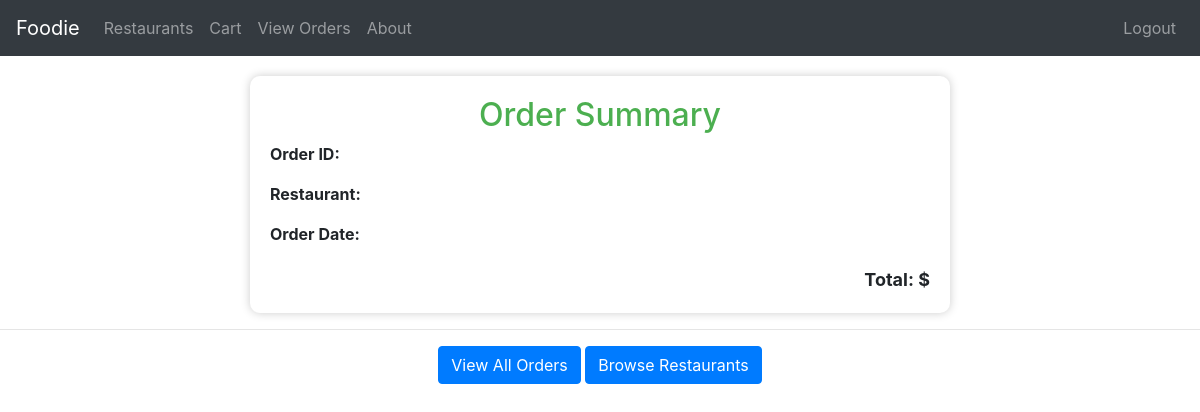
Before: /order_summary/9 (signed in) with the older database file.
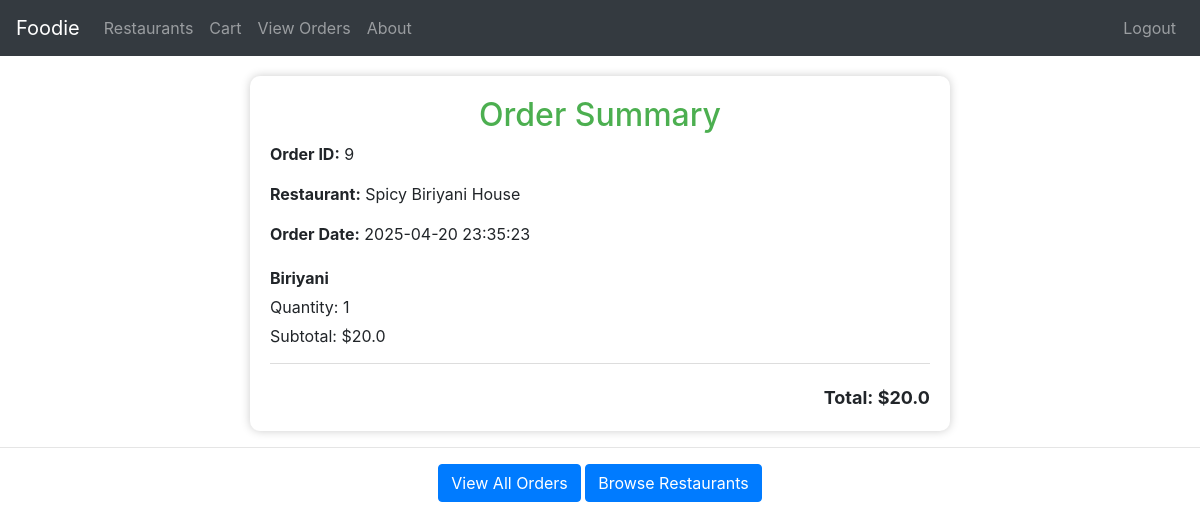
After: the same page with the newer database file.
### tables this page shows
CREATE TABLE Orders (
    OrderID INTEGER PRIMARY KEY AUTOINCREMENT,
    UserID INTEGER NOT NULL,
    RestaurantID INTEGER NOT NULL,
    OrderStatus TEXT CHECK(OrderStatus IN ('Pending', 'Preparing', 'Delivered')) NOT NULL,
    OrderDate DATETIME DEFAULT CURRENT_TIMESTAMP,
    TotalPrice REAL NOT NULL,
    FOREIGN KEY (UserID) REFERENCES Users(UserID),
    FOREIGN KEY (RestaurantID) REFERENCES Restaurants(RestaurantID)
);

CREATE TABLE Restaurants (
    RestaurantID INTEGER PRIMARY KEY AUTOINCREMENT,
    OwnerID INTEGER NOT NULL,
    Name TEXT NOT NULL,
    Address TEXT NOT NULL,
    PhoneNumber TEXT NOT NULL,
    OpeningHours TEXT NOT NULL,
    FOREIGN KEY (OwnerID) REFERENCES Users(UserID)
);

CREATE TABLE OrderDetails (
    OrderDetailID INTEGER PRIMARY KEY AUTOINCREMENT,
    OrderID INTEGER NOT NULL,
    MenuItemID INTEGER NOT NULL,
    Quantity INTEGER NOT NULL,
    SubTotal REAL NOT NULL,
    FOREIGN KEY (OrderID) REFERENCES Orders(OrderID),
    FOREIGN KEY (MenuItemID) REFERENCES MenuItems(MenuItemID)
);

CREATE TABLE MenuItems (
    MenuItemID INTEGER PRIMARY KEY AUTOINCREMENT,
    RestaurantID INTEGER NOT NULL,
    ItemName TEXT NOT NULL,
    Description TEXT,
    Price REAL NOT NULL,
    AvailabilityStatus TEXT CHECK(AvailabilityStatus IN ('Available', 'Unavailable')) NOT NULL,
    FOREIGN KEY (RestaurantID) REFERENCES Restaurants(RestaurantID)
);

### app.py (the view)
@app.route('/order_summary/<int:order_id>')
@login_required
def order_summary(order_id):
    conn = sqlite3.connect('database.db')
    conn.row_factory = sqlite3.Row
    cursor = conn.cursor()
    cursor.execute("""
        SELECT o.OrderID, o.OrderDate, o.TotalPrice, r.Name AS RestaurantName
        FROM Orders o
        JOIN Restaurants r ON o.RestaurantID = r.RestaurantID
        WHERE o.OrderID = ?
    """, (order_id,))
    order = cursor.fetchone()
    cursor.execute("""
        SELECT m.ItemName, d.Quantity, d.SubTotal
        FROM OrderDetails d
        JOIN MenuItems m ON d.MenuItemID = m.MenuItemID
        WHERE d.OrderID = ?
    """, (order_id,))
    items = cursor.fetchall()
    conn.close()
    return render_template('order_summary.html', order=order, items=items)

### app.py (called while the page is built)
def login_required(f):
    @wraps(f)
    def decorated_function(*args, **kwargs):
        if 'UserID' not in session:
            return redirect(url_for('signin'))
        return f(*args, **kwargs)
    return decorated_function

### templates/order_summary.html (shortened to what this page needs)
<!DOCTYPE html>
<html lang="en">
<head>
    <link rel="stylesheet" href="https://stackpath.bootstrapcdn.com/bootstrap/4.5.2/css/bootstrap.min.css">
</head>
<body>
    <nav class="navbar navbar-expand-lg navbar-dark bg-dark">
        <a class="navbar-brand" href="{{ url_for('about') }}">Foodie</a>
        <div class="collapse navbar-collapse" id="navbarNav">
            <ul class="navbar-nav mr-auto">
                <li class="nav-item">
                    <a class="nav-link" href="{{ url_for('restaurants') }}">Restaurants</a>
                </li>
                <li class="nav-item">
                    <a class="nav-link" href="{{ url_for('cart') }}">Cart</a>
                </li>
                <li class="nav-item">
                    <a class="nav-link" href="{{ url_for('my_orders') }}">View Orders</a>
                </li>
                <li class="nav-item">
                    <a class="nav-link" href="{{ url_for('about') }}">About</a>
                </li>
            </ul>
            <ul class="navbar-nav">
                {% if session.get('UserID') %}
                <li class="nav-item">
                    <a class="nav-link" href="{{ url_for('logout') }}">Logout</a>
                </li>
                {% else %}
                <li class="nav-item">
                    <a class="nav-link" href="{{ url_for('signin') }}">Login</a>
                </li>
                {% endif %}
            </ul>
        </div>
    </nav>
    <div class="container">
        <h2>Order Summary</h2>
        <div class="order-info">
            <p><strong>Order ID:</strong> {{ order['OrderID'] }}</p>
            <p><strong>Restaurant:</strong> {{ order['RestaurantName'] }}</p>
            <p><strong>Order Date:</strong> {{ order['OrderDate'] }}</p>
        </div>
        {% for item in items %}
        <div class="item">
            <p><strong>{{ item['ItemName'] }}</strong></p>
            <p>Quantity: {{ item['Quantity'] }}</p>
            <p>Subtotal: ${{ item['SubTotal'] }}</p>
        </div>
        {% endfor %}
        <div class="total">
            Total: ${{ order['TotalPrice'] }}
        </div>
    </div>
    <hr class="my-3">
    <div class="text-center">
        <a href="{{ url_for('my_orders') }}" class="btn btn-primary">View All Orders</a>
        <a href="{{ url_for('restaurants') }}" class="btn btn-primary">Browse Restaurants</a>
    </div>
</body>
</html>

Changed rows visible on the page:
added Orders: OrderID "9", OrderDate "2025-04-20 23:35:23", TotalPrice "20.0"
now on this page (row unchanged): Restaurants: RestaurantName "Spicy Biriyani House"
added OrderDetails: ItemName "Biriyani", Quantity "1", SubTotal "20.0"
